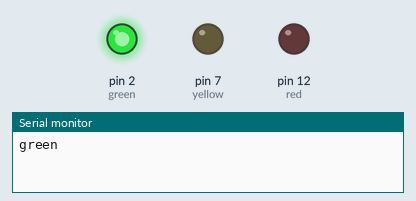
Simulated run of this sketch. Board: Arduino Uno, built with avr-gcc and run on an emulated ATmega328P. Parts: output pins drawn as LEDs (lit = HIGH), the last lines printed to the serial monitor.

Above: at 1.0 s.
At 2.2 s:
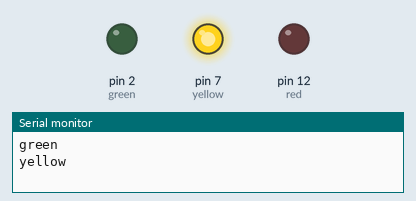
At 6.5 s:
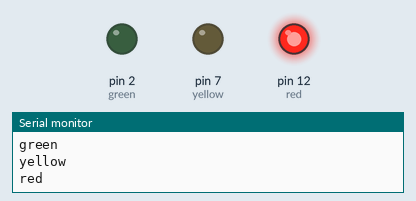
Timing chart, 0 to 8.1 s (numbered marks = the images above):
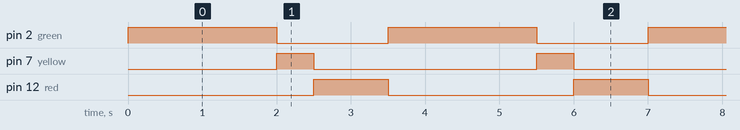

The sketch:

traffic_light_with_monitor.ino
```cpp
//name pins for easy understanding
#define green 2
#define yellow 7
#define red 12

//make a function for lighting every led
#define lighting(color, msec) digitalWrite(color, HIGH);\
delay(msec);\
digitalWrite(color, LOW);

void setup()
{
  //setup pin types
  pinMode(red, OUTPUT);
  pinMode(yellow, OUTPUT);
  pinMode(green, OUTPUT);
  Serial.begin(9600);
}

void loop()
{
  //print green and light the green for 2s then close
  Serial.print("green\n");
  lighting(green, 2000);

  //print yellow and light the yellow for 0.5s then close
  Serial.print("yellow\n");
  lighting(yellow, 500);

  //print red and light the red for 1s then close
  Serial.print("red\n");
  lighting(red, 1000);


}
```

Measured:
- by itself, pin 2 (green): alternates HIGH for 2.0 s and LOW for 1.5 s
- by itself, pin 7 (yellow): alternates HIGH for 0.50 s and LOW for 3.0 s
- by itself, pin 12 (red): alternates HIGH for 1.0 s and LOW for 2.5 s
